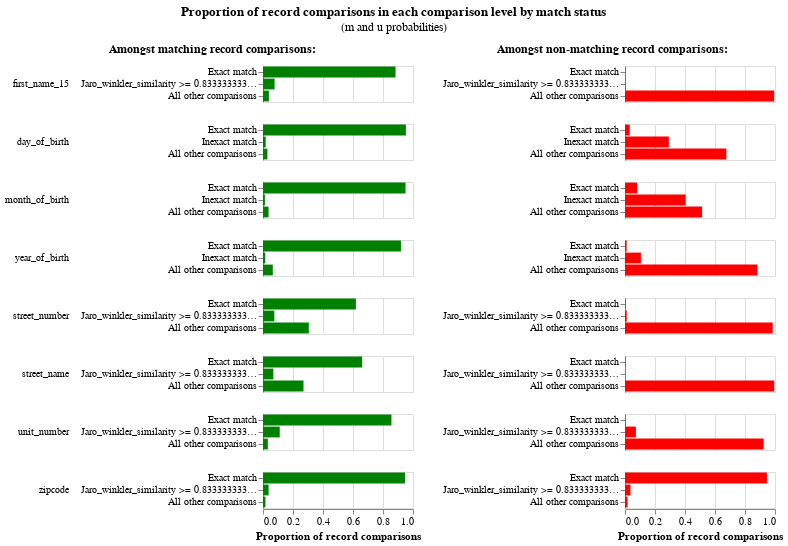

Notebook cell for this chart:
### Code cell
em_session_2.m_u_values_interactive_history_chart()

### Figure 1 — Vega-Lite specification as saved in the notebook (floating-point values rounded to 4 significant figures; data arrays with more than 128 entries replaced by an {"elided": "..."} marker saying what was removed)
{"config": {"view": {"continuousWidth": 300, "continuousHeight": 300, "discreteHeight": 300, "discreteWidth": 400}, "header": {"title": null}, "title": {"anchor": "middle", "offset": 10}}, "hconcat": [{"mark": "bar", "encoding": {"color": {"value": "green"}, "row": {"field": "comparison_name", "header": {"labelAlign": "left", "labelAnchor": "middle", "labelAngle": 0}, "sort": {"field": "comparison_sort_order"}, "type": "nominal"}, "tooltip": [{"field": "m_probability_description", "title": "m probability description", "type": "nominal"}, {"field": "comparison_name", "title": "Comparison column name", "type": "nominal"}, {"field": "label_for_charts", "title": "Label", "type": "ordinal"}, {"field": "sql_condition", "title": "SQL condition", "type": "nominal"}, {"field": "m_probability", "format": ".4p", "title": "m probability", "type": "quantitative"}, {"field": "u_probability", "format": ".4p", "title": "u probability", "type": "quantitative"}, {"field": "bayes_factor", "format": ",.4f", "title": "Bayes factor = m/u", "type": "quantitative"}, {"field": "log2_bayes_factor", "format": ",.4f", "title": "Match weight = log2(m/u)", "type": "quantitative"}], "x": {"axis": {"title": "Proportion of record comparisons"}, "field": "m_probability", "type": "quantitative"}, "y": {"axis": {"title": null}, "field": "label_for_charts", "sort": {"field": "comparison_vector_value", "order": "descending"}, "type": "nominal"}}, "height": {"step": 12}, "resolve": {"scale": {"y": "independent"}}, "title": {"text": "Amongst matching record comparisons:", "fontSize": 12, "fontWeight": "bold"}, "transform": [{"filter": "(datum.bayes_factor != 'no-op filter due to vega lite issue 4680')"}], "width": 150}, {"mark": "bar", "encoding": {"color": {"value": "red"}, "row": {"field": "comparison_name", "header": {"labels": false}, "sort": {"field": "comparison_sort_order"}, "type": "nominal"}, "tooltip": [{"field": "u_probability_description", "title": "u probability description", "type": "nominal"}, {"field": "comparison_name", "title": "Comparison column name", "type": "nominal"}, {"field": "label_for_charts", "title": "Label", "type": "ordinal"}, {"field": "sql_condition", "title": "SQL condition", "type": "nominal"}, {"field": "m_probability", "format": ".4p", "title": "m probability", "type": "quantitative"}, {"field": "u_probability", "format": ".4p", "title": "u probability", "type": "quantitative"}, {"field": "bayes_factor", "format": ",.4f", "title": "Bayes factor = m/u", "type": "quantitative"}, {"field": "log2_bayes_factor", "format": ",.4f", "title": "Match weight = log2(m/u)", "type": "quantitative"}], "x": {"axis": {"title": "Proportion of record comparisons"}, "field": "u_probability", "type": "quantitative"}, "y": {"axis": {"title": null}, "field": "label_for_charts", "sort": {"field": "comparison_vector_value", "order": "descending"}, "type": "nominal"}}, "height": {"step": 12}, "resolve": {"scale": {"y": "independent"}}, "title": {"text": "Amongst non-matching record comparisons:", "fontSize": 12, "fontWeight": "bold"}, "transform": [{"filter": "(datum.bayes_factor != 'no-op filter2 due to vega lite issue 4680')"}], "width": 150}], "data": {"name": "data-c148cac0db47562359572fd6d93fc7e9"}, "params": [{"name": "iteration_number", "bind": {"input": "range", "max": 5, "min": 0, "step": 1}, "value": 5}], "title": {"text": "Proportion of record comparisons in each comparison level by match status", "subtitle": "(m and u probabilities)"}, "transform": [{"filter": "(datum.iteration == iteration_number)"}], "$schema": "https://vega.github.io/schema/vega-lite/v5.9.3.json", "datasets": {"data-c148cac0db47562359572fd6d93fc7e9": {"elided": "144 records"}}}
